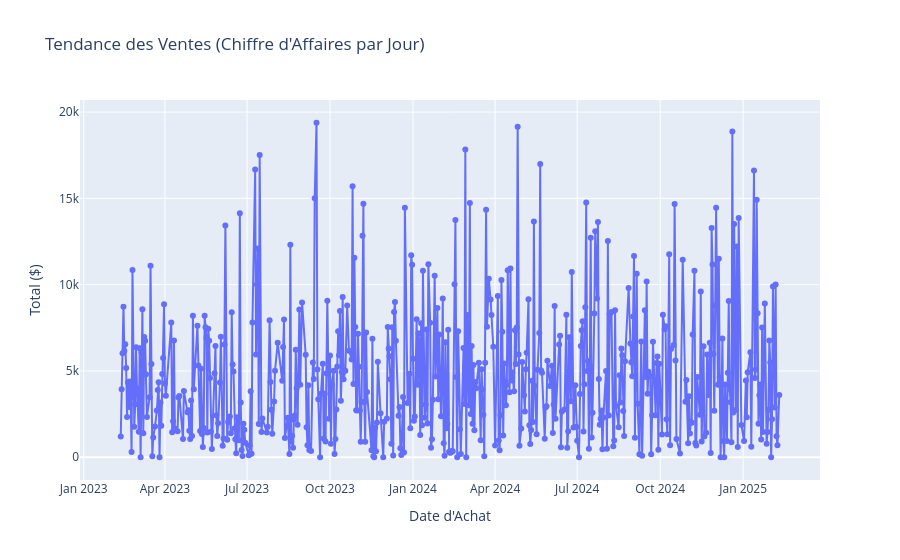

The notebook cell this image was saved under:
### Code cell
import plotly.express as px

df['DernierAchat'] = pd.to_datetime(df['DernierAchat'])
# Agrégation par jour ou par mois pour la clarté
df_daily = df.groupby('DernierAchat')['TotalDepense'].sum().reset_index()

fig1 = px.line(df_daily, x='DernierAchat', y='TotalDepense', 
              title='Tendance des Ventes (Chiffre d\'Affaires par Jour)',
              labels={'DernierAchat': 'Date d\'Achat', 'TotalDepense': 'Total ($)'},
              markers=True)
fig1.show()

### Figure 1 — Plotly figure (JSON) as saved in the notebook; plotly's stock layout.template omitted (floating-point values rounded to 4 significant figures; data arrays with more than 128 entries replaced by an {"elided": "..."} marker saying what was removed)
{"data": [{"hovertemplate": "Date d'Achat=%{x}<br>Total ($)=%{y}<extra></extra>", "legendgroup": "", "line": {"color": "#636efa", "dash": "solid"}, "marker": {"symbol": "circle"}, "mode": "lines+markers", "name": "", "orientation": "v", "showlegend": false, "type": "scatter", "x": {"elided": "550 str values"}, "xaxis": "x", "y": {"elided": "550 float values"}, "yaxis": "y"}], "layout": {"autosize": true, "legend": {"tracegroupgap": 0}, "title": {"text": "Tendance des Ventes (Chiffre d'Affaires par Jour)"}, "xaxis": {"anchor": "y", "autorange": true, "domain": [0, 1], "range": ["2022-12-26 16:10:22.8799", "2025-03-28 07:49:37.1201"], "title": {"text": "Date d'Achat"}, "type": "date"}, "yaxis": {"anchor": "x", "autorange": true, "domain": [0, 1], "range": [-1599.0, 20980.0], "title": {"text": "Total ($)"}, "type": "linear"}}}
